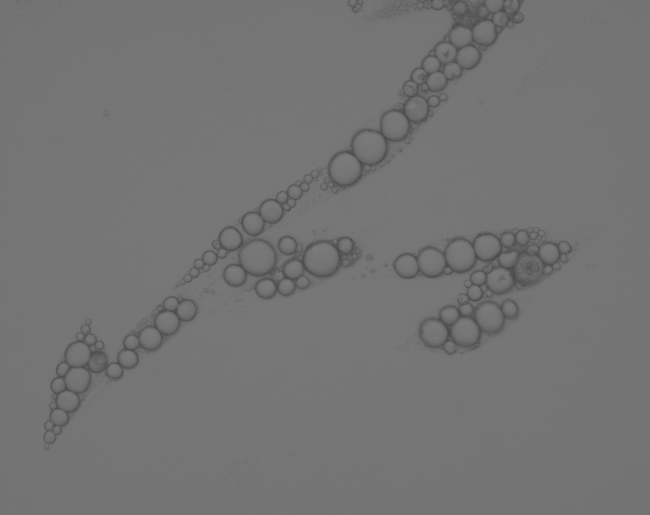
%> input picture Supplementary File 1 SGBS Adipogenesis Images/Day 21/D21-2-2.tif, 1300 x 1030 px (shown at 1/2 size)
$ octave --eval "result = lipidQuant('Supplementary File 1 SGBS Adipogenesis Images/Day 21/D21-2-2.tif');"   (GNU Octave 9; MATLAB toolbox functions it lacks are replaced by stand-ins)
%> lines starting %> are read from the running program, lines starting %| are printed output that depends on the picture
function lipidQuant = lipidQuant(filename)

%lipidQuant identifies and counts lipid droplets in cells
%
%   lipidQuant takes the filename of an image I as its input, and returns a
%   binary image BW of the same size as I, with 1's where the function
%   finds the droplets mask I and 0's elsewhere.
%
%
%   Example
%   -------
%   Find lipid droplts in images D21-2-2.tif
%
%       I = lipidQuant('C:\D21-2-2.tif')
%


%Image normalisation
close all
A=imread(filename);
%> A is the input picture: size 1030x1300 uint8; min 74, max 125, mean 115.6
B=double(A(:,:,1));
Bmean=mean(B(:));
%> Bmean = 115.6
bxstd=std2(B(:));
%> bxstd = 5.6
B=B-Bmean;B=(B*11.52)/bxstd;
%> after `B=B-Bmean`:
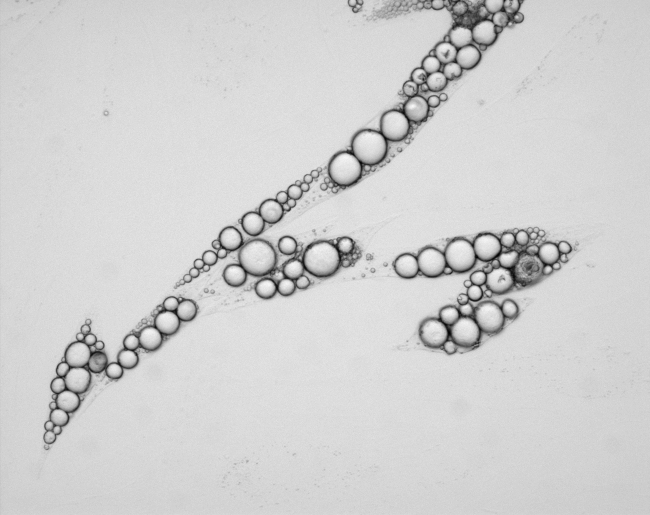
%> B: size 1030x1300 double (shown at 1/2 size); min -41.61, max 9.39, mean 5.62e-15; drawn with min black and max white
B=B+101.69;
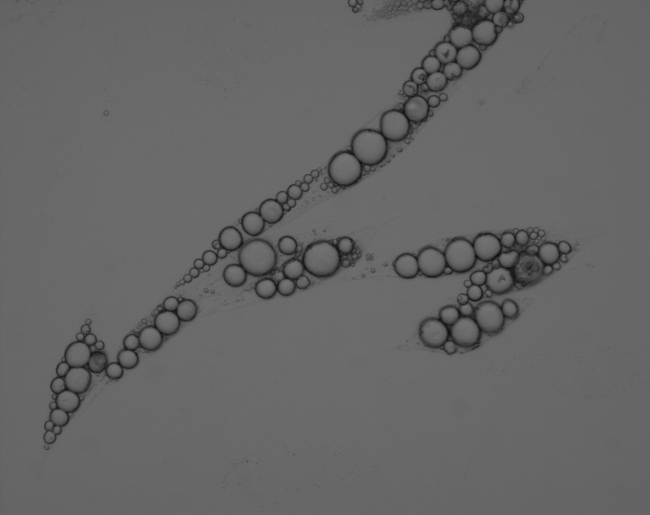
%> B: size 1030x1300 double (shown at 1/2 size); min 16.05, max 121, mean 101.7
A=B;

% Laplacian edge detector.
%> (the run ends here)

$ run again, on Supplementary File 1 SGBS Adipogenesis Images/Day 21/D21-1-1.tif
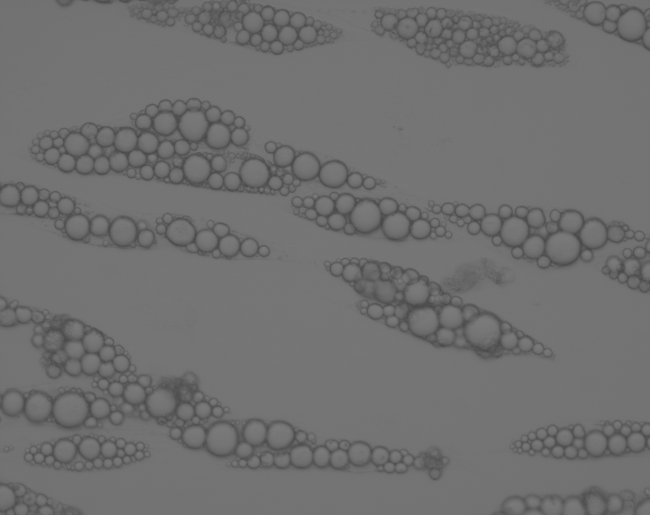
%> input picture Supplementary File 1 SGBS Adipogenesis Images/Day 21/D21-1-1.tif, 1300 x 1030 px (shown at 1/2 size)
%> in lipidQuant, A is the input picture: size 1030x1300 uint8; min 73, max 125, mean 111.6
%> Bmean = 111.6
%> bxstd = 8.69
%> in lipidQuant, `B=B-Bmean`:
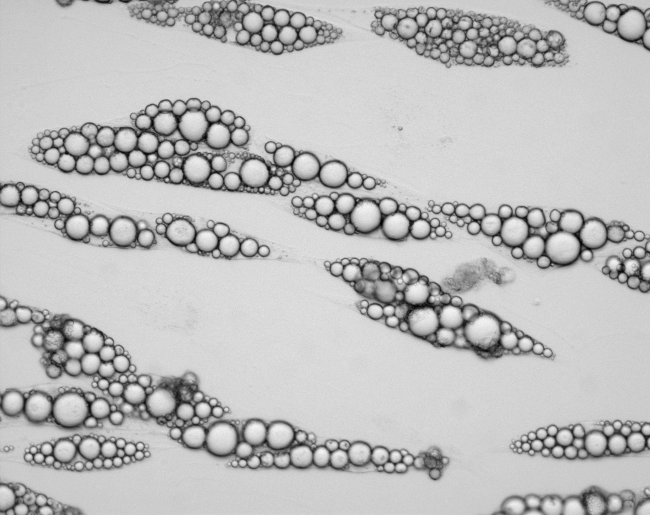
%> B: size 1030x1300 double (shown at 1/2 size); min -38.61, max 13.39, mean 6.23e-15; drawn with min black and max white

$ run again, on Supplementary File 1 SGBS Adipogenesis Images/Day 21/D21-1-2.tif
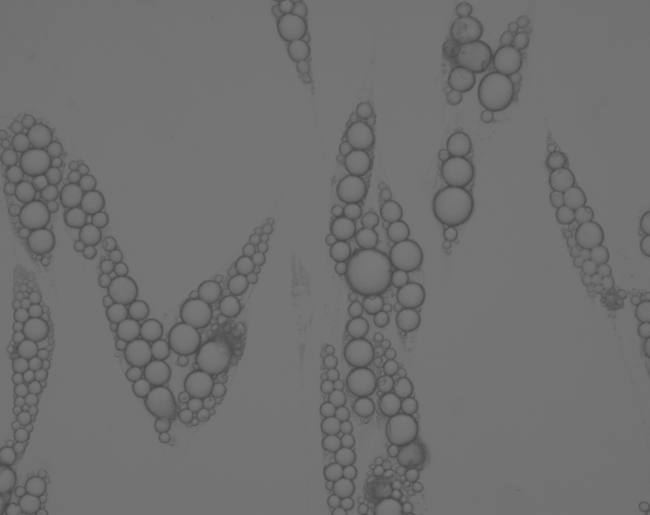
%> input picture Supplementary File 1 SGBS Adipogenesis Images/Day 21/D21-1-2.tif, 1300 x 1030 px (shown at 1/2 size)
%> in lipidQuant, A is the input picture: size 1030x1300 uint8; min 73, max 122, mean 112.1
%> Bmean = 112.1
%> bxstd = 7.59
%> in lipidQuant, `B=B-Bmean`:
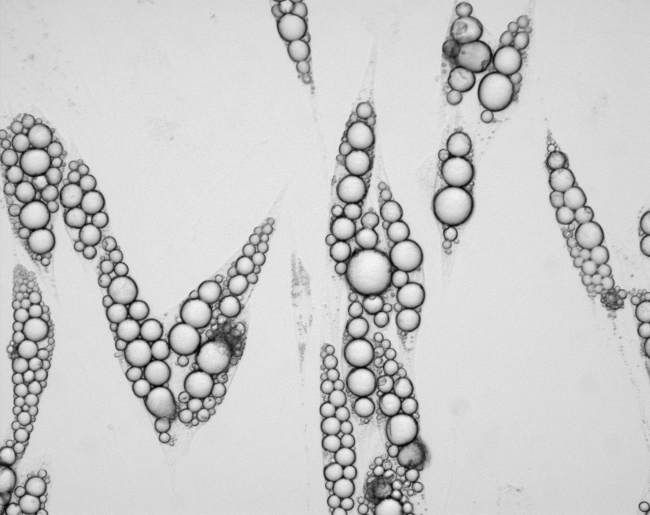
%> B: size 1030x1300 double (shown at 1/2 size); min -39.06, max 9.94, mean -5.13e-15; drawn with min black and max white
%> in lipidQuant, `B=B+101.69;`:
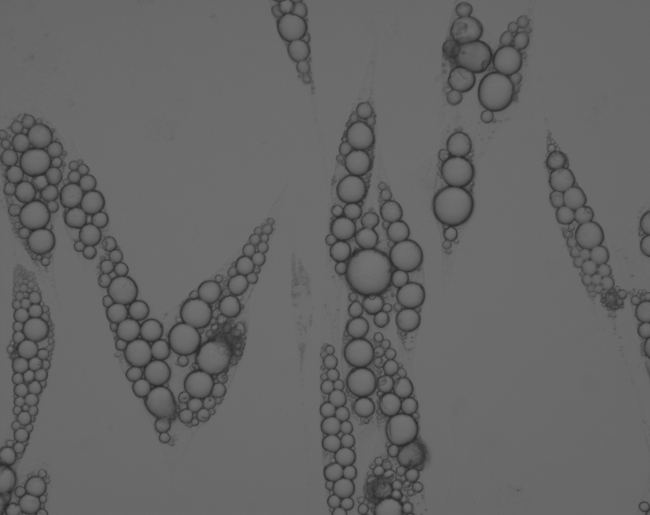
%> B: size 1030x1300 double (shown at 1/2 size); min 42.41, max 116.8, mean 101.7

$ run again, on Supplementary File 1 SGBS Adipogenesis Images/Day 21/D21-1-3.tif
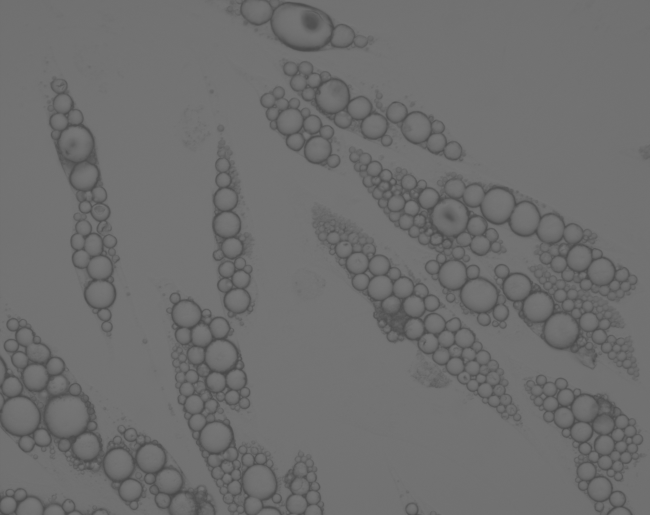
%> input picture Supplementary File 1 SGBS Adipogenesis Images/Day 21/D21-1-3.tif, 1300 x 1030 px (shown at 1/2 size)
%> in lipidQuant, A is the input picture: size 1030x1300 uint8; min 72, max 120, mean 110.1
%> Bmean = 110.1
%> bxstd = 8.21
%> in lipidQuant, `B=B-Bmean`:
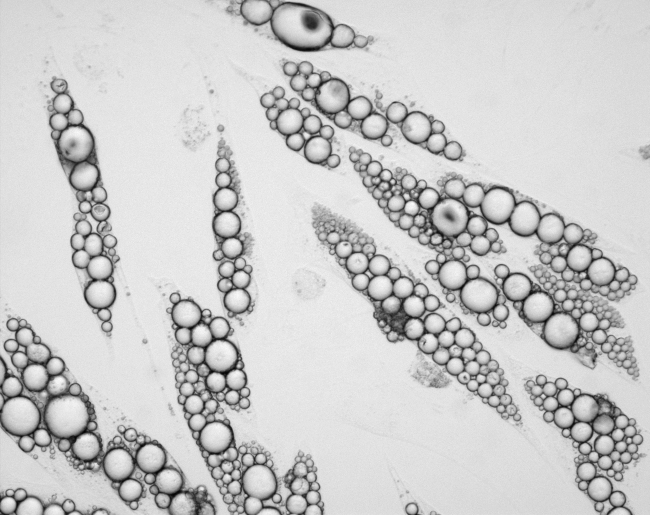
%> B: size 1030x1300 double (shown at 1/2 size); min -38.08, max 9.92, mean -5.74e-15; drawn with min black and max white
